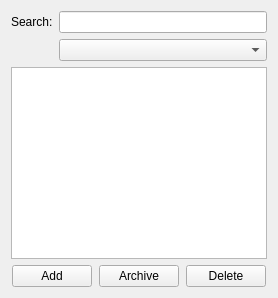
      <widget class="QWidget" name="tab_plotlines">
       <attribute name="title">
        <string>Plot Lines</string>
       </attribute>
       <layout class="QVBoxLayout" name="verticalLayout_6">
        <item>
         <layout class="QVBoxLayout" name="verticalLayout_5">
          <property name="sizeConstraint">
           <enum>QLayout::SetMaximumSize</enum>
          </property>
          <item>
           <layout class="QFormLayout" name="formLayout_3">
            <property name="sizeConstraint">
             <enum>QLayout::SetDefaultConstraint</enum>
            </property>
            <item row="0" column="0">
             <widget class="QLabel" name="label_5">
              <property name="text">
               <string>Search:</string>
              </property>
             </widget>
            </item>
            <item row="0" column="1">
             <widget class="QLineEdit" name="lineEdit_5"/>
            </item>
            <item row="1" column="1">
             <widget class="QComboBox" name="comboBox_2"/>
            </item>
           </layout>
          </item>
          <item>
           <widget class="QTableView" name="tableView">
            <property name="sizePolicy">
             <sizepolicy hsizetype="Minimum" vsizetype="Expanding">
              <horstretch>0</horstretch>
              <verstretch>0</verstretch>
             </sizepolicy>
            </property>
           </widget>
          </item>
          <item>
           <layout class="QHBoxLayout" name="horizontalLayout_7">
            <property name="sizeConstraint">
             <enum>QLayout::SetMinimumSize</enum>
            </property>
            <item>
             <widget class="QPushButton" name="pushButton_2">
              <property name="sizePolicy">
               <sizepolicy hsizetype="Maximum" vsizetype="Fixed">
                <horstretch>0</horstretch>
                <verstretch>0</verstretch>
               </sizepolicy>
              </property>
              <property name="text">
               <string>Add</string>
              </property>
             </widget>
            </item>
            <item>
             <widget class="QPushButton" name="pushButton">
              <property name="sizePolicy">
               <sizepolicy hsizetype="Maximum" vsizetype="Fixed">
                <horstretch>0</horstretch>
                <verstretch>0</verstretch>
               </sizepolicy>
              </property>
              <property name="text">
               <string>Archive</string>
              </property>
             </widget>
            </item>
            <item>
             <widget class="QPushButton" name="pushButton_3">
              <property name="sizePolicy">
               <sizepolicy hsizetype="Maximum" vsizetype="Fixed">
                <horstretch>0</horstretch>
                <verstretch>0</verstretch>
               </sizepolicy>
              </property>
              <property name="text">
               <string>Delete</string>
              </property>
             </widget>
            </item>
           </layout>
          </item>
         </layout>
        </item>
       </layout>
      </widget>
